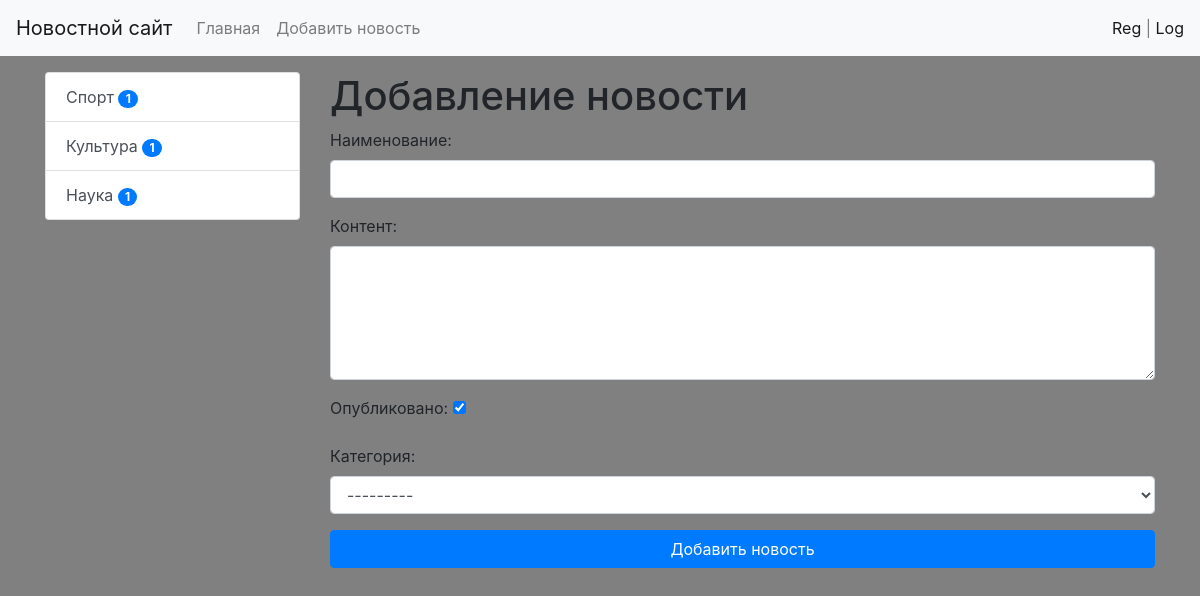
The app's page /news/add-news/ (signed in) with its own data.
### news/models.py (models this page shows)
class Category(models.Model):
    title = models.CharField(max_length=150, db_index=True, verbose_name='Наименование категории')
    def get_absolute_url(self):
        return reverse('category', kwargs={"category_id": self.pk})
    def __str__(self):
        return self.title
    class Meta:
        verbose_name = 'Категория'
        verbose_name_plural = 'Категории'
        ordering = ['title']

### news/views.py (the view)
# urls.py: path('news/add-news/', CreateNews.as_view(), name='add_news'),
class CreateNews(LoginRequiredMixin, CreateView):
    form_class = NewsForm
    template_name = 'news/add_news.html'
    raise_exception = True

### news/forms.py (shortened to what this page needs)
class NewsForm(forms.ModelForm):
    class Meta:
        model = News
        fields = ['title', 'content', 'is_published', 'category']
        widgets = {
            'title': forms.TextInput(attrs={'class': 'form-control'}),
            'content': forms.Textarea(attrs={'class': 'form-control', 'rows': 5}),
            'category': forms.Select(attrs={'class': 'form-control'}),
        }

### news/templatetags/news_tags.py (called while the page is built)
@register.inclusion_tag('news/list_categories.html')
def show_categories(arg1='Hello', arg2='world'):
    categories = Category.objects.annotate(cnt=Count('news')).filter(cnt__gt=0)
    return {"categories": categories, "arg1": arg1, "arg2": arg2}

### news/templates/news/add_news.html (shortened to what this page needs)
{% extends 'base.html' %}
{% block sidebar %}
{% include 'inc/_sidebar.html' %}
{% endblock %}
{% block content %}
<h1>Добавление новости</h1>
<form action="{% url 'add_news' %}" method="post">
    {{ form.as_p }}
    <button type="submit" class="btn btn-primary btn-block">Добавить новость</button>
</form>
{% endblock %}

### news/templates/news/list_categories.html
<div class="list-group">
    {% for item in categories %}
    <a href="{{ item.get_absolute_url }}" class="list-group-item list-group-item-action">{{ item.title }} <span class="badge badge-primary badge-pill">{{ item.cnt }}</span></a>
    {% endfor %}
</div>

### mysite/static/css/style.css (style rules this page uses)
body { background-color: gray; }

### records on screen
Category: title "Спорт", cnt "1"
Category: title "Культура", cnt "1"
Category: title "Наука", cnt "1"
